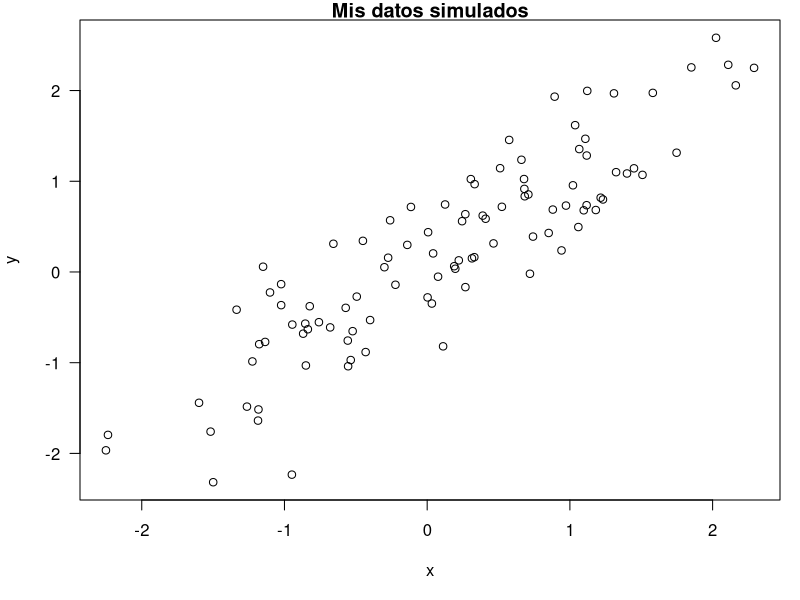

The R source for this figure:
## ---- chunk 1
x <- rnorm(100); y <- x+ rnorm(100, sd= 0.5)
## ---- chunk 2
par(mar= c(5,4,1,1), las=1)
plot(x,y,main="Mis datos simulados")
